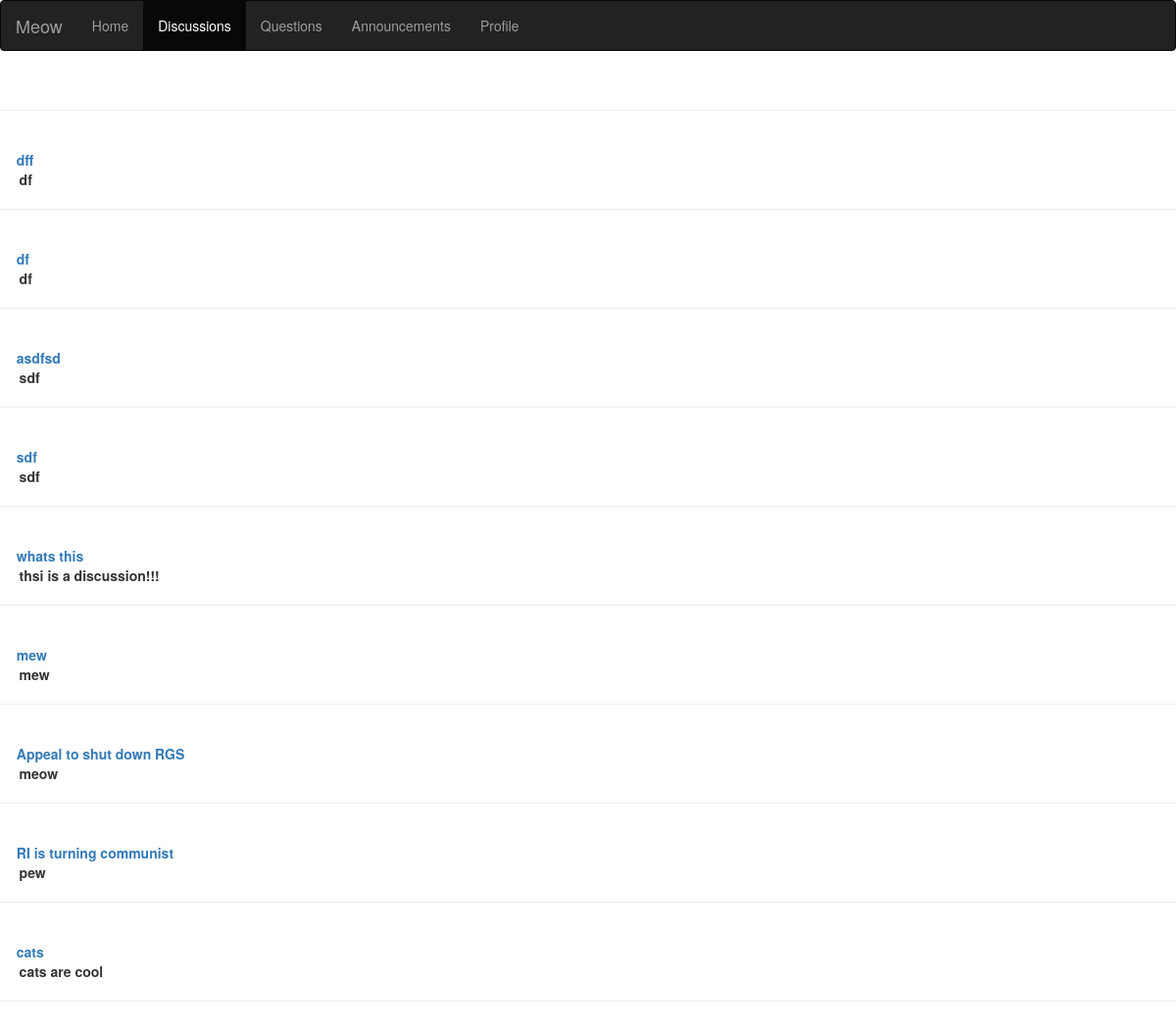
/home/discussions/ (signed in), run on an earlier commit of the app's database.
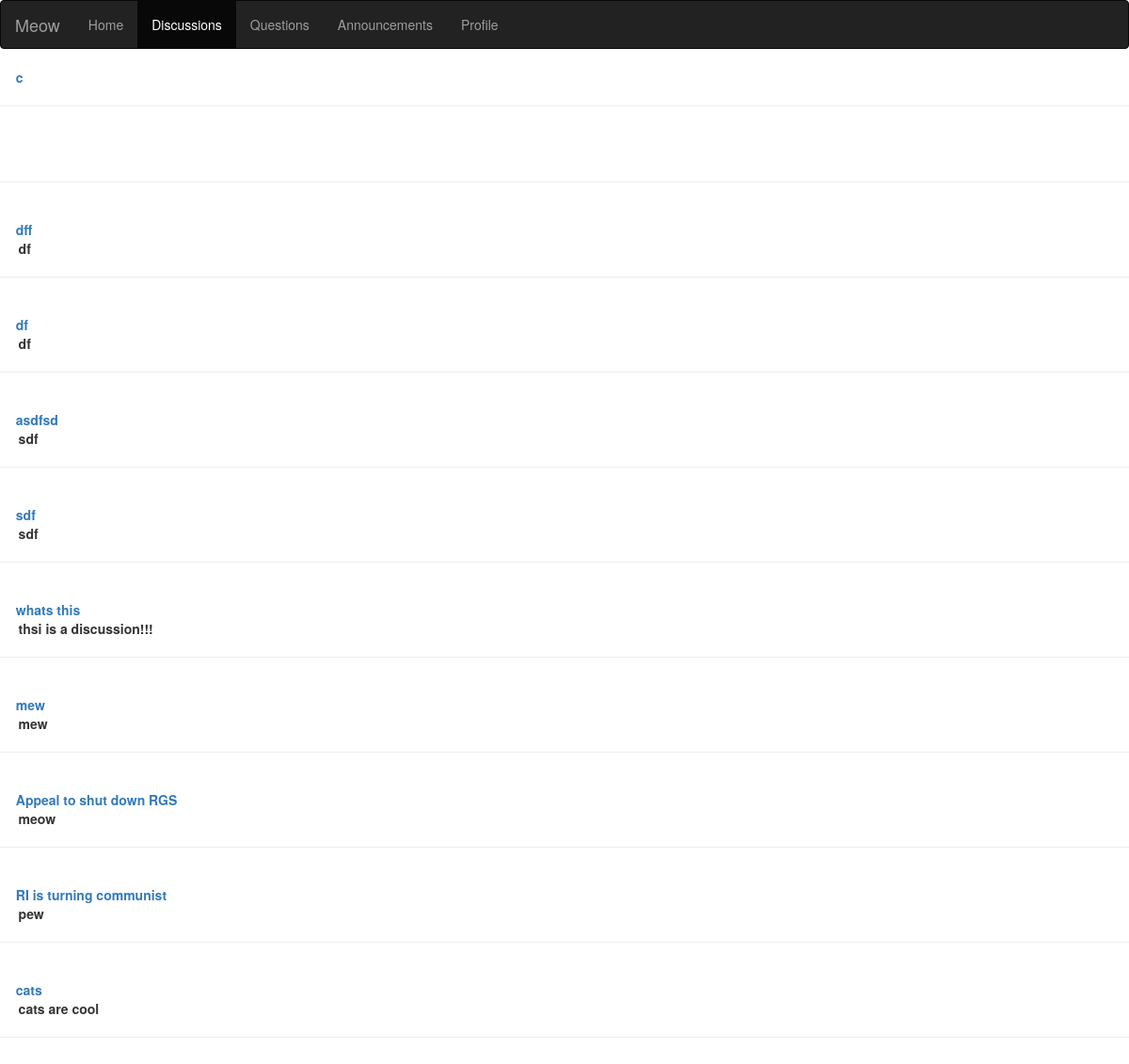
And on a later commit of the database.
### home/models.py (models this page shows, shortened)
class Discussion(models.Model):
    author = models.ForeignKey(User, on_delete=models.CASCADE)
    date = models.DateField()
    title = models.CharField(max_length=50)
    content = models.CharField(max_length = 500)

### home/views.py (the view)
# urls.py: url(r'^discussions/(?P<postTitle>[a-zA-Z0-9_\d\-_\s]+)/$', views.specificDiscussion),
def discussions(request):
    username = checkLogin(request)
    if username == False:
        return HttpResponseRedirect('/')
    discussionsList = Discussion.objects.all()
    return render(request, 'discussion.html',
                  {'username': username, 'discussions': discussionsList[::-1]})

### home/views.py (called while the page is built)
def checkLogin(req):
    if not req.session.has_key('username'):
        return False
    return req.session['username']

### login/templates/discussion.html (shortened to what this page needs)
<!DOCTYPE html>
<html lang="en">
<head>
  <link rel="stylesheet" href="https://maxcdn.bootstrapcdn.com/bootstrap/3.3.7/css/bootstrap.min.css">
</head>
<body>
<nav class="navbar navbar-inverse">
  <div class="container-fluid">
    <div class="navbar-header">
      <a class="navbar-brand" href="/home/">Meow</a>
    </div>
    <div class="collapse navbar-collapse" id="myNavbar">
    <ul class="nav navbar-nav">
      <li><a href="/home/">Home</a></li>
      <li class="active"><a href="/home/discussions">Discussions</a></li>
      <li><a href="/home/questions">Questions</a></li>
      <li><a href="/home/announcements">Announcements</a></li>
      <li><a href="/home/profile/">Profile</a></li>
    </ul>
  </div>
  </div>
</nav>
{% for d in discussions %}
<strong class="discussion">
    <a href="/home/discussions/{{d.title}}">{{ d.title }}</a>
    <p class="discussion">{{d.content}}</p>
    <hr>
</strong>
<br>
{% endfor %}
</body>
</html>

### login/templates/discussion.html (style rules this page uses)
strong.discussion { padding-left: 1.2em; }
p.discussion { padding-left: 1.4em; }

What changed in the data, as far as the page shows it:
added Discussion: title "c"
